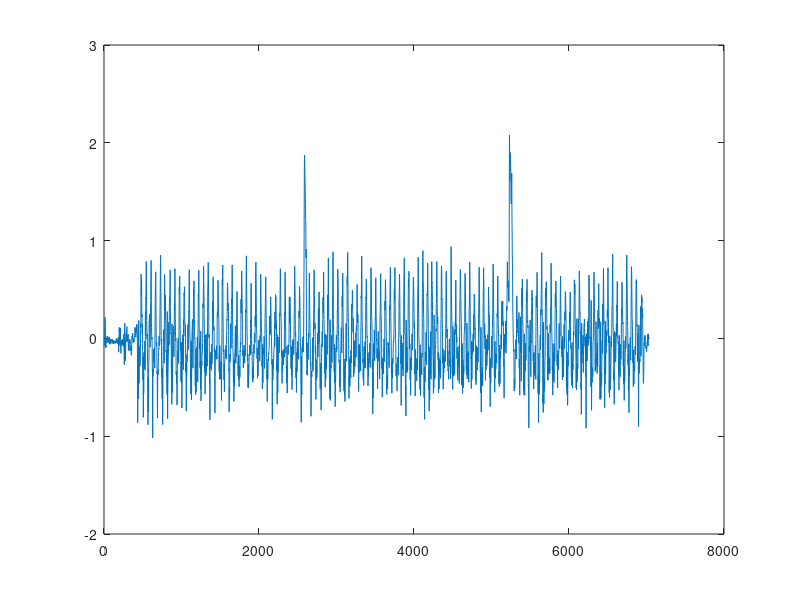

Recreate this plot in MATLAB.
gyr = load('gyr.txt');
figure
plot(gyr(:,3))
len = length(gyr(:,3));
gyr_s = zeros(len,1);
gyr_s = sort(gyr(:,3),'descend');